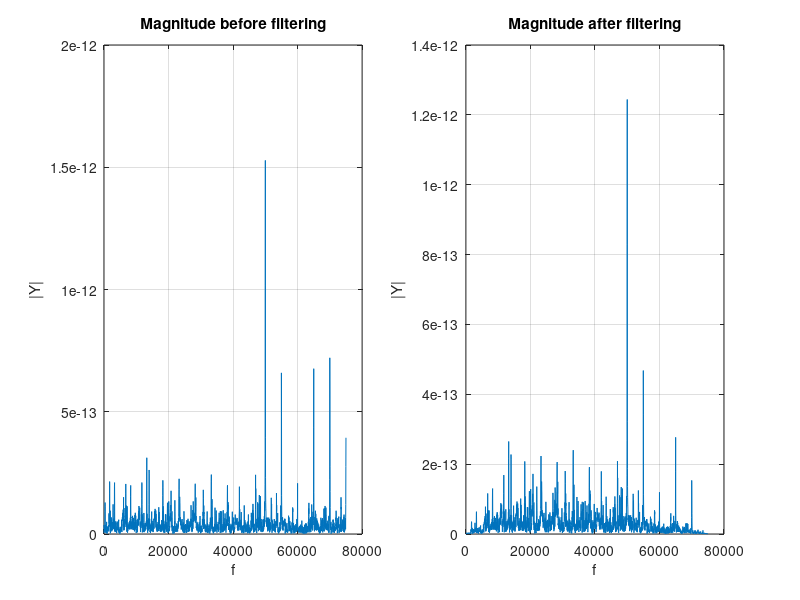

MATLAB code for this plot:
%% Brief
%{
This script is designed to test if the filter coefficients used for the
DF1 IIR-filter is sufficient for the acoustic filter.

The script creates a signal with a multitude of different frequencies. The
signal is filtered with the coefficients developed for the acoustic-project
for Vortex NTNU.

To indicate the effect of the filter, the frequency-response is plotted
before and after filtering
%}

%% Filter
% Filter-coefficients (numerator)
b0 = 0.58810799;
b1 = 0;
b2 = -0.58810799;
B = [b0, b1, b2];

% Filter coefficients (denominator)
a0 = 1;
a1 = -0.31465750;
a2 = -0.17621597;
A = [a0, a1, a2];

%% Signal generation
% Min frequency [Hz]
f_min = 5000;

% Max frequency [Hz]
f_max = 50000;

% Difference between each signal [Hz]
f_diff = 5000;

% Number of frequencies in the signal
num_f = (f_max + f_min) / f_diff;

% Sampling-frequency
F_s = 150000;

% Length of signal
L = 5000;

% Time (for signal generation)
dt = 1/F_s;
t = (0:L-1)*dt;

% Generating the signal
y = 0;
for f = 0:num_f - 1
    y = y + sin(2*pi*(f_max + f*f_diff)*t);
end

%% FFT and filtering
Y = fft(y);

y_filter = filter(B, A, y);
Y_filter = fft(y_filter);

%% Plotting
%{
The frequency is mirrored at f = 0, where abs(Y(-f_hat)) = abs(Y(f_hat))
  
The plot only consists of the response at f > 0 to make the plot more 
readable 
%}

% Frequency
f = F_s*(0:(L/2))/L;

% The result before filtering
P2_b = abs(Y/L);
P1_b = P2_b(1:L/2+1);
P1_b(2:end-1) = 2*P1_b(2:end-1);

% The result after filtering
P2_a = abs(Y_filter/L);
P1_a = P2_a(1:L/2+1);
P1_a(2:end-1) = 2*P1_a(2:end-1);

subplot(1,2,1);
plot(f, P1_b);
xlabel("f");
ylabel("|Y|");
title("Magnitude before filtering");
grid on;

subplot(1,2,2);
plot(f, P1_a);
xlabel("f");
ylabel("|Y|");
title("Magnitude after filtering");
grid on;

